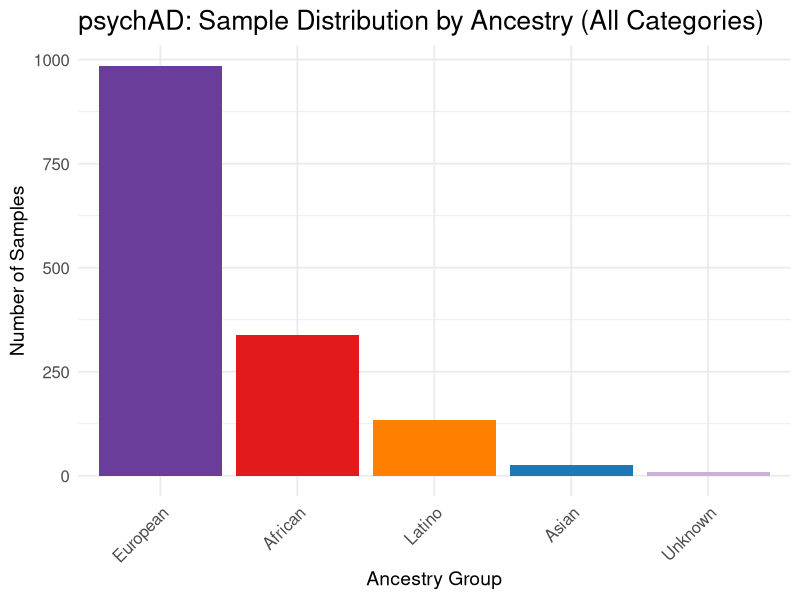
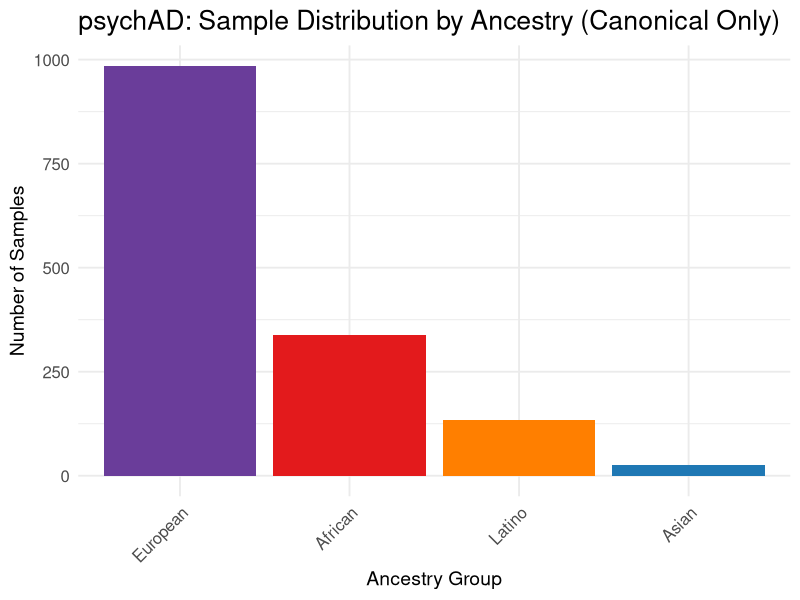
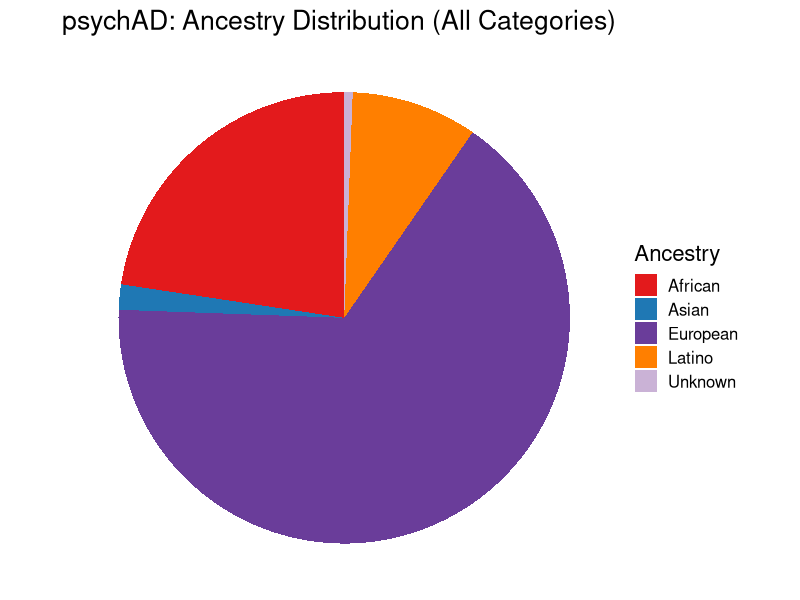
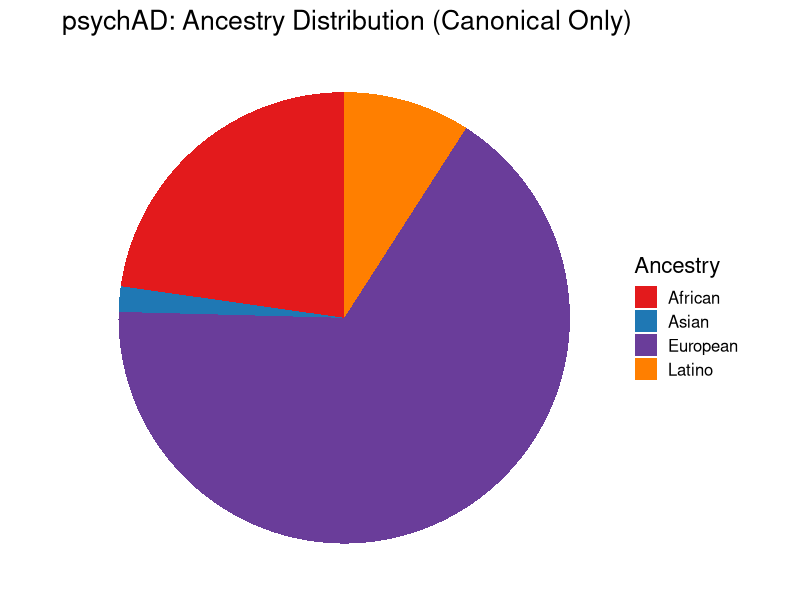
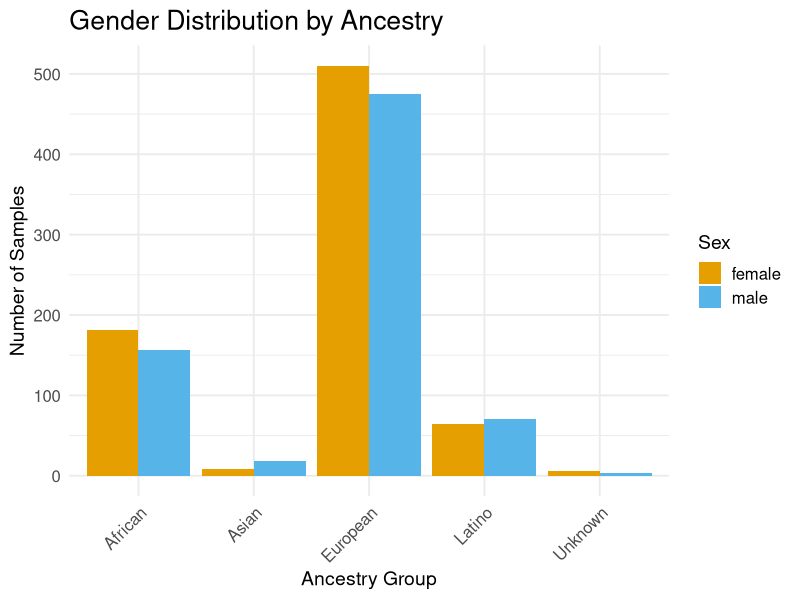
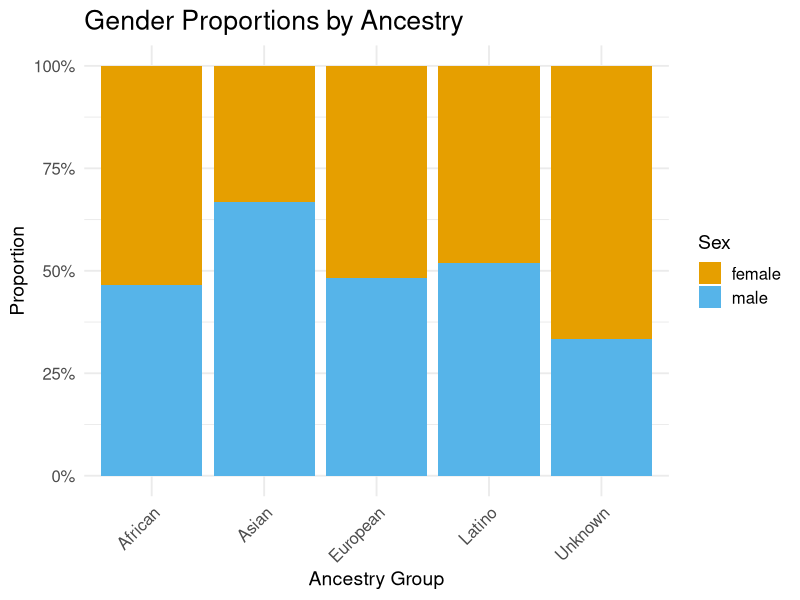
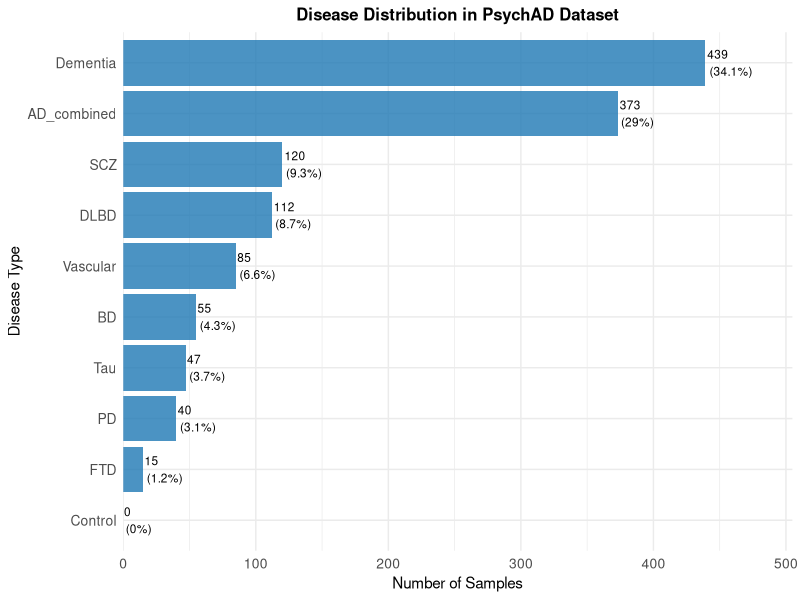
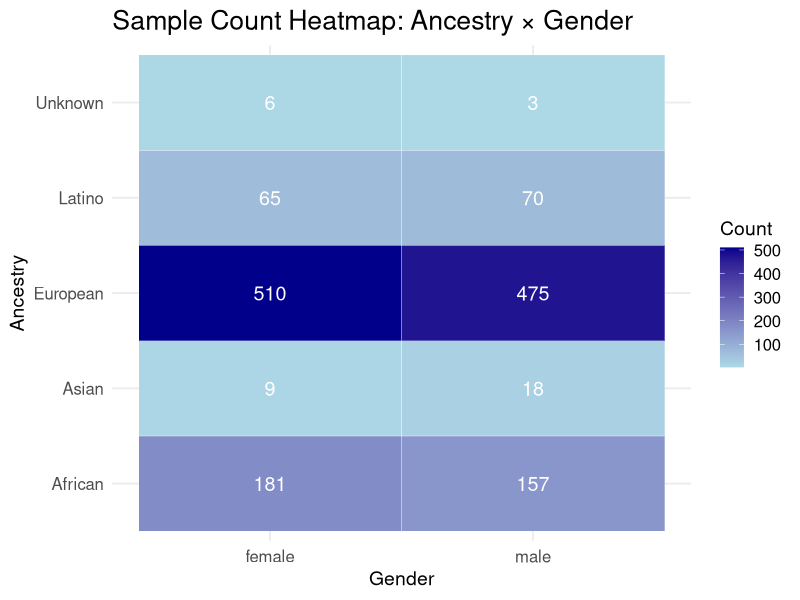

Reproduce these figures in R, in order.
# Ancestry and Gender Bias Analysis
# Analysis of psychAD media dataset for equity and representation bias

# Load required libraries
library(ggplot2)
library(dplyr)
library(tidyr)
library(stringr)
library(scales)

# Create output directory
dir.create("out", showWarnings = FALSE)

# Set global theme for larger fonts
theme_set(theme_minimal(base_size = 14))  # Increase base font size

# Initialize logging
log_file <- "out/psychAD_analysis_log.txt"
cat("", file = log_file)  # Clear the log file

# Function to log messages to both console and file
log_message <- function(message) {
  cat(message, "\n")
  cat(message, "\n", file = log_file, append = TRUE)
}

# Define consistent color palettes for ancestry and sex (used throughout all plots)
ancestry_colors <- c("African" = "#E31A1C", "Latino" = "#FF7F00", "Asian" = "#1F78B4",
                     "European" = "#6A3D9A",
                     "Unknown" = "#CAB2D6", "Other" = "#FDBF6F")

sex_colors <- c("female" = "#E69F00", "male" = "#56B4E9")

# Load data
log_message("Loading psychAD media dataset...")
data <- read.csv("data/psych-AD_media-1.csv", stringsAsFactors = FALSE)

# Clean ancestry categories with new definitions
data$Ancestry_clean <- case_when(
  data$Ancestry == "AFR" ~ "African",
  data$Ancestry == "AMR" ~ "Latino",  # AMR becomes Latino
  data$Ancestry %in% c("EAS", "SAS") ~ "Asian",  # Combine EAS and SAS into Asian
  data$Ancestry == "EUR" ~ "European",
  data$Ancestry == "EAS_SAS" ~ "Asian",  # Mixed Asian category goes to Asian
  data$Ancestry == "Unknown" | is.na(data$Ancestry) ~ "Unknown",  # Missing or explicitly unknown
  TRUE ~ "Other"  # Any other reported values that don't fit canonical categories
)

# Basic data overview
log_message("Dataset loaded successfully!")
log_message(paste("Total samples:", nrow(data)))
log_message(paste("Total variables:", ncol(data)))

# ============================================================================
# 1. DATASET COMPOSITION OVERVIEW
# ============================================================================

log_message("\n=== DATASET COMPOSITION OVERVIEW ===")

# Basic counts
total_samples <- nrow(data)
cohort_counts <- table(data$cohort)
log_message(paste("Total samples:", total_samples))
log_message("Cohort distribution:")
capture.output(print(cohort_counts), file = log_file, append = TRUE)

# ============================================================================
# 2. ANCESTRY DISTRIBUTION ANALYSIS  
# ============================================================================

log_message("\n=== ANCESTRY DISTRIBUTION ANALYSIS ===")

# Clean and examine ancestry data
ancestry_counts <- table(data$Ancestry_clean, useNA = "always")
log_message("Ancestry distribution:")
capture.output(print(ancestry_counts), file = log_file, append = TRUE)

# Calculate percentages
ancestry_pct <- round(prop.table(ancestry_counts) * 100, 2)
log_message("\nAncestry percentages:")
capture.output(print(ancestry_pct), file = log_file, append = TRUE)

# Create ancestry summary table
ancestry_summary <- data.frame(
  Ancestry = names(ancestry_counts),
  Count = as.numeric(ancestry_counts),
  Percentage = as.numeric(ancestry_pct)
)

log_message("\nAncestry Summary Table:")
capture.output(print(ancestry_summary), file = log_file, append = TRUE)

# Visualize ancestry distribution - Version 1: Including Unknown/Other
p1_full <- ggplot(data = subset(ancestry_summary, !is.na(Ancestry)),
             aes(x = reorder(Ancestry, -Count), y = Count, fill = Ancestry)) +
  geom_bar(stat = "identity") +
  theme_minimal(base_size = 14) +
  labs(title = "psychAD: Sample Distribution by Ancestry (All Categories)",
       x = "Ancestry Group",
       y = "Number of Samples") +
  theme(axis.text.x = element_text(angle = 45, hjust = 1, size = 12),
        axis.text.y = element_text(size = 12),
        axis.title = element_text(size = 14),
        title = element_text(size = 16),
        legend.position = "none") +
  scale_fill_manual(values = ancestry_colors)

ggsave("out/psychAD_ancestry_distribution_barplot_full.pdf", p1_full, width = 4, height = 3)
log_message("Saved: psychAD_ancestry_distribution_barplot_full.pdf")

# Version 2: Excluding Unknown/Other
ancestry_summary_canonical <- subset(ancestry_summary, !is.na(Ancestry) &
                                    !Ancestry %in% c("Unknown", "Other"))

p1_canonical <- ggplot(data = ancestry_summary_canonical,
             aes(x = reorder(Ancestry, -Count), y = Count, fill = Ancestry)) +
  geom_bar(stat = "identity") +
  theme_minimal(base_size = 14) +
  labs(title = "psychAD: Sample Distribution by Ancestry (Canonical Only)",
       x = "Ancestry Group",
       y = "Number of Samples") +
  theme(axis.text.x = element_text(angle = 45, hjust = 1, size = 12),
        axis.text.y = element_text(size = 12),
        axis.title = element_text(size = 14),
        title = element_text(size = 16),
        legend.position = "none") +
  scale_fill_manual(values = ancestry_colors)

ggsave("out/psychAD_ancestry_distribution_barplot_canonical.pdf", p1_canonical, width = 4, height = 3)
log_message("Saved: psychAD_ancestry_distribution_barplot_canonical.pdf")

# Pie chart for ancestry - Version 1: Including Unknown/Other
p2_full <- ggplot(data = subset(ancestry_summary, !is.na(Ancestry)),
             aes(x = "", y = Count, fill = Ancestry)) +
  geom_bar(stat = "identity", width = 1) +
  coord_polar("y", start = 0) +
  theme_void(base_size = 14) +
  labs(title = "psychAD: Ancestry Distribution (All Categories)") +
  theme(title = element_text(size = 16),
        legend.text = element_text(size = 12)) +
  scale_fill_manual(values = ancestry_colors)

ggsave("out/psychAD_ancestry_distribution_pie_full.pdf", p2_full, width = 4, height = 3)
log_message("Saved: psychAD_ancestry_distribution_pie_full.pdf")

# Version 2: Excluding Unknown/Other
p2_canonical <- ggplot(data = ancestry_summary_canonical,
             aes(x = "", y = Count, fill = Ancestry)) +
  geom_bar(stat = "identity", width = 1) +
  coord_polar("y", start = 0) +
  theme_void(base_size = 14) +
  labs(title = "psychAD: Ancestry Distribution (Canonical Only)") +
  theme(title = element_text(size = 16),
        legend.text = element_text(size = 12)) +
  scale_fill_manual(values = ancestry_colors)

ggsave("out/psychAD_ancestry_distribution_pie_canonical.pdf", p2_canonical, width = 4, height = 3)
log_message("Saved: psychAD_ancestry_distribution_pie_canonical.pdf")

# ============================================================================
# 3. GENDER DISTRIBUTION ANALYSIS
# ============================================================================

log_message("\n=== GENDER DISTRIBUTION ANALYSIS ===")

# Overall gender distribution
sex_counts <- table(data$sex, useNA = "always")
log_message("Overall gender distribution:")
capture.output(print(sex_counts), file = log_file, append = TRUE)

sex_pct <- round(prop.table(sex_counts) * 100, 2)
log_message("\nGender percentages:")
capture.output(print(sex_pct), file = log_file, append = TRUE)

# Gender distribution by ancestry
sex_ancestry_table <- table(data$Ancestry_clean, data$sex, useNA = "always")
log_message("\nGender by ancestry cross-tabulation:")
capture.output(print(sex_ancestry_table), file = log_file, append = TRUE)

# Convert to proportions within each ancestry
sex_ancestry_prop <- prop.table(sex_ancestry_table, margin = 1)
log_message("\nGender proportions within each ancestry:")
capture.output(print(round(sex_ancestry_prop, 3)), file = log_file, append = TRUE)

# Visualize gender by ancestry
# Prepare data for plotting
plot_data <- data %>%
  filter(!is.na(Ancestry_clean) & !is.na(sex)) %>%
  count(Ancestry_clean, sex) %>%
  group_by(Ancestry_clean) %>%
  mutate(prop = n/sum(n))

p3 <- ggplot(plot_data, aes(x = Ancestry_clean, y = n, fill = sex)) +
  geom_bar(stat = "identity", position = "dodge") +
  theme_minimal(base_size = 14) +
  labs(title = "Gender Distribution by Ancestry",
       x = "Ancestry Group",
       y = "Number of Samples",
       fill = "Sex") +
  theme(axis.text.x = element_text(angle = 45, hjust = 1, size = 12),
        axis.text.y = element_text(size = 12),
        axis.title = element_text(size = 14),
        title = element_text(size = 16),
        legend.text = element_text(size = 12),
        legend.title = element_text(size = 14)) +
  scale_fill_manual(values = sex_colors)

ggsave("out/psychAD_gender_by_ancestry_barplot_full.pdf", p3, width = 5, height = 3)
log_message("Saved: psychAD_gender_by_ancestry_barplot_full.pdf")

# Stacked proportional bar chart
p4 <- ggplot(plot_data, aes(x = Ancestry_clean, y = prop, fill = sex)) +
  geom_bar(stat = "identity", position = "stack") +
  theme_minimal(base_size = 14) +
  labs(title = "Gender Proportions by Ancestry",
       x = "Ancestry Group",
       y = "Proportion",
       fill = "Sex") +
  theme(axis.text.x = element_text(angle = 45, hjust = 1, size = 12),
        axis.text.y = element_text(size = 12),
        axis.title = element_text(size = 14),
        title = element_text(size = 16),
        legend.text = element_text(size = 12),
        legend.title = element_text(size = 14)) +
  scale_fill_manual(values = sex_colors) +
  scale_y_continuous(labels = scales::percent)

ggsave("out/gender_proportions_by_ancestry.pdf", p4, width = 5, height = 3)
log_message("Saved: gender_proportions_by_ancestry.pdf")

# ============================================================================
# 3.5. DISEASE DISTRIBUTION ANALYSIS
# ============================================================================

log_message("\n=== DISEASE DISTRIBUTION ANALYSIS ===")

# Create disease status variables with control category
disease_data <- data %>%
  mutate(
    # Combine AD cross-disorder and AD diagnosis
    AD_combined = ifelse((crossDis_AD == 1 | dx_AD == 1) %in% TRUE, 1, 0),
    # Use individual cross-disorders for others
    SCZ = ifelse(crossDis_SCZ == 1 %in% TRUE, 1, 0),
    DLBD = ifelse(crossDis_DLBD == 1 %in% TRUE, 1, 0),
    Vascular = ifelse(crossDis_Vas == 1 %in% TRUE, 1, 0),
    BD = ifelse(crossDis_BD == 1 %in% TRUE, 1, 0),
    Tau = ifelse(crossDis_Tau == 1 %in% TRUE, 1, 0),
    PD = ifelse(crossDis_PD == 1 %in% TRUE, 1, 0),
    FTD = ifelse(crossDis_FTD == 1 %in% TRUE, 1, 0),
    Dementia = ifelse(Dementia == 1 %in% TRUE, 1, 0),
    # Create control category: samples without any of the diseases listed
    Any_Disease = ifelse(AD_combined == 1 | SCZ == 1 | DLBD == 1 | Vascular == 1 |
                        BD == 1 | Tau == 1 | PD == 1 | FTD == 1 | Dementia == 1, 1, 0),
    Control = ifelse(Any_Disease == 0, 1, 0)
  )

# Disease distribution counts
disease_counts <- disease_data %>%
  summarise(
    AD_combined = sum(AD_combined, na.rm = TRUE),
    SCZ = sum(SCZ, na.rm = TRUE),
    DLBD = sum(DLBD, na.rm = TRUE),
    Vascular = sum(Vascular, na.rm = TRUE),
    BD = sum(BD, na.rm = TRUE),
    Tau = sum(Tau, na.rm = TRUE),
    PD = sum(PD, na.rm = TRUE),
    FTD = sum(FTD, na.rm = TRUE),
    Dementia = sum(Dementia, na.rm = TRUE),
    Control = sum(Control, na.rm = TRUE),
    Total_samples = n()
  )

log_message("Disease distribution counts:")
capture.output(print(disease_counts), file = log_file, append = TRUE)

# Disease distribution by ancestry
disease_ancestry_summary <- disease_data %>%
  filter(!is.na(Ancestry_clean)) %>%
  group_by(Ancestry_clean) %>%
  summarise(
    n_total = n(),
    AD_combined = sum(AD_combined, na.rm = TRUE),
    SCZ = sum(SCZ, na.rm = TRUE),
    DLBD = sum(DLBD, na.rm = TRUE),
    Vascular = sum(Vascular, na.rm = TRUE),
    BD = sum(BD, na.rm = TRUE),
    Tau = sum(Tau, na.rm = TRUE),
    PD = sum(PD, na.rm = TRUE),
    FTD = sum(FTD, na.rm = TRUE),
    Dementia = sum(Dementia, na.rm = TRUE),
    Control = sum(Control, na.rm = TRUE),
    .groups = 'drop'
  )

log_message("\nDisease distribution by ancestry:")
capture.output(print(disease_ancestry_summary), file = log_file, append = TRUE)

# Disease distribution by sex
disease_sex_summary <- disease_data %>%
  filter(!is.na(sex)) %>%
  group_by(sex) %>%
  summarise(
    n_total = n(),
    AD_combined = sum(AD_combined, na.rm = TRUE),
    SCZ = sum(SCZ, na.rm = TRUE),
    DLBD = sum(DLBD, na.rm = TRUE),
    Vascular = sum(Vascular, na.rm = TRUE),
    BD = sum(BD, na.rm = TRUE),
    Tau = sum(Tau, na.rm = TRUE),
    PD = sum(PD, na.rm = TRUE),
    FTD = sum(FTD, na.rm = TRUE),
    Dementia = sum(Dementia, na.rm = TRUE),
    Control = sum(Control, na.rm = TRUE),
    .groups = 'drop'
  )

log_message("\nDisease distribution by sex:")
capture.output(print(disease_sex_summary), file = log_file, append = TRUE)

# Create disease distribution plots
# Overall disease distribution
disease_counts_plot <- disease_data %>%
  summarise(
    AD_combined = sum(AD_combined, na.rm = TRUE),
    SCZ = sum(SCZ, na.rm = TRUE),
    DLBD = sum(DLBD, na.rm = TRUE),
    Vascular = sum(Vascular, na.rm = TRUE),
    BD = sum(BD, na.rm = TRUE),
    Tau = sum(Tau, na.rm = TRUE),
    PD = sum(PD, na.rm = TRUE),
    FTD = sum(FTD, na.rm = TRUE),
    Dementia = sum(Dementia, na.rm = TRUE),
    Control = sum(Control, na.rm = TRUE)
  ) %>%
  gather(Disease, Count) %>%
  mutate(Percentage = round(Count / sum(Count) * 100, 1))

p_disease_dist <- ggplot(disease_counts_plot, aes(x = reorder(Disease, Count), y = Count)) +
  geom_bar(stat = "identity", fill = "#1F78B4", alpha = 0.8) +
  geom_text(aes(label = paste0(Count, "\n(", Percentage, "%)")),
            hjust = -0.1, size = 3, color = "black") +
  coord_flip() +
  labs(title = "Disease Distribution in PsychAD Dataset",
       x = "Disease Type",
       y = "Number of Samples") +
  theme_minimal() +
  theme(plot.title = element_text(hjust = 0.5, size = 12, face = "bold"),
        axis.text = element_text(size = 10),
        axis.title = element_text(size = 11)) +
  scale_y_continuous(expand = expansion(mult = c(0, 0.15)))

ggsave("out/PsychAD_disease_type_distribution.pdf", p_disease_dist, width = 8, height = 6)
log_message("Saved: PsychAD_disease_type_distribution.pdf")

log_message("\n=== STEP 1-3 COMPLETED ===")
log_message("✓ Dataset composition overview completed")
log_message("✓ Ancestry distribution analysis completed")
log_message("✓ Gender distribution analysis completed")
log_message("✓ Disease distribution analysis completed")

# ============================================================================
# 4. REPRESENTATION BIAS ANALYSIS
# ============================================================================

log_message("\n=== REPRESENTATION BIAS ANALYSIS ===")

# Intersectional analysis (ancestry × gender)
intersectional_counts <- data %>%
  filter(!is.na(Ancestry_clean) & !is.na(sex)) %>%
  count(Ancestry_clean, sex) %>%
  spread(sex, n, fill = 0) %>%
  mutate(Total = female + male,
         Female_Pct = round(female/Total * 100, 1),
         Male_Pct = round(male/Total * 100, 1))

log_message("Intersectional analysis (Ancestry × Gender):")
capture.output(print(intersectional_counts), file = log_file, append = TRUE)

# Identify underrepresented groups
total_samples_clean <- sum(intersectional_counts$Total)
intersectional_counts$Overall_Pct <- round(intersectional_counts$Total / total_samples_clean * 100, 2)

# Flag groups with < 5% representation
underrep_threshold <- 5
underrepresented <- intersectional_counts[intersectional_counts$Overall_Pct < underrep_threshold, ]
log_message("\nUnderrepresented ancestry groups (< 5% of total):")
capture.output(print(underrepresented), file = log_file, append = TRUE)

# Create heatmap showing sample counts
heatmap_data <- data %>%
  filter(!is.na(Ancestry_clean) & !is.na(sex)) %>%
  count(Ancestry_clean, sex)

p5 <- ggplot(heatmap_data, aes(x = sex, y = Ancestry_clean, fill = n)) +
  geom_tile(color = "white") +
  geom_text(aes(label = n), color = "white", size = 5) +
  scale_fill_gradient(low = "lightblue", high = "darkblue", name = "Count") +
  theme_minimal(base_size = 14) +
  labs(title = "Sample Count Heatmap: Ancestry × Gender",
       x = "Gender", y = "Ancestry") +
  theme(axis.text.x = element_text(angle = 0, size = 12),
        axis.text.y = element_text(size = 12),
        axis.title = element_text(size = 14),
        title = element_text(size = 16),
        legend.text = element_text(size = 12),
        legend.title = element_text(size = 14))

ggsave("out/intersectional_heatmap.pdf", p5, width = 4, height = 3)
log_message("Saved: intersectional_heatmap.pdf")

# Missing data patterns by demographics
missing_analysis <- data %>%
  select(Ancestry_clean, sex, ageDeath, PMI, apoeGenotype, CERAD, Braak) %>%
  gather(variable, value, -Ancestry_clean, -sex) %>%
  group_by(Ancestry_clean, sex, variable) %>%
  summarise(missing_count = sum(is.na(value)),
            total_count = n(),
            missing_pct = round(missing_count/total_count * 100, 1),
            .groups = 'drop')

log_message("\nMissing data patterns by ancestry and gender:")
capture.output(print(missing_analysis), file = log_file, append = TRUE)

log_message("\n=== STEP 4 COMPLETED ===")
log_message("✓ Representation bias analysis completed")

# ============================================================================
# ADDITIONAL PLOTS REQUESTED
# ============================================================================

log_message("\n=== STATISTICAL ANALYSIS ===")

# Load additional packages for statistical tests
if (!require(car, quietly = TRUE)) {
  install.packages("car")
  library(car)
}

# 1. Hypothesis Testing
log_message("\n--- Hypothesis Testing ---")

# Chi-square test for ancestry distribution vs expected equal distribution
ancestry_for_test <- data$Ancestry_clean[!is.na(data$Ancestry_clean) & data$Ancestry_clean != "Unknown"]
chisq_ancestry <- chisq.test(table(ancestry_for_test))
log_message("Chi-square test for ancestry distribution:")
log_message(paste("X-squared =", chisq_ancestry$statistic, ", p-value =", chisq_ancestry$p.value))

# Chi-square test for gender balance within each ancestry
for (anc in unique(ancestry_for_test)) {
  anc_data <- data[data$Ancestry_clean == anc & !is.na(data$sex), ]
  if (nrow(anc_data) > 10) {  # Only test if sufficient sample size
    gender_test <- chisq.test(table(anc_data$sex))
    log_message(paste("Gender balance in", anc, "- Chi-square p-value:", gender_test$p.value))
  }
}

# 2. Equity Metrics
log_message("\n--- Equity Metrics ---")

# Calculate representation ratios (actual vs expected equal representation)
total_samples_analysis <- nrow(data[!is.na(data$Ancestry_clean) & data$Ancestry_clean != "Unknown", ])
unique_ancestries <- unique(data$Ancestry_clean[!is.na(data$Ancestry_clean) & data$Ancestry_clean != "Unknown"])
expected_equal <- total_samples_analysis / length(unique_ancestries)

equity_metrics <- data %>%
  filter(!is.na(Ancestry_clean) & Ancestry_clean != "Unknown") %>%
  count(Ancestry_clean) %>%
  mutate(
    expected_equal = expected_equal,
    representation_ratio = n / expected_equal,
    equity_index = ifelse(representation_ratio > 1, 1/representation_ratio, representation_ratio)
  )

log_message("Representation ratios (>1 = overrepresented, <1 = underrepresented):")
capture.output(print(equity_metrics), file = log_file, append = TRUE)

# Simpson's Diversity Index
simpson_diversity <- 1 - sum((equity_metrics$n / sum(equity_metrics$n))^2)
log_message(paste("Simpson's Diversity Index:", round(simpson_diversity, 3)))

# Shannon's Diversity Index
shannon_diversity <- -sum((equity_metrics$n / sum(equity_metrics$n)) * log(equity_metrics$n / sum(equity_metrics$n)))
log_message(paste("Shannon's Diversity Index:", round(shannon_diversity, 3)))

# 3. Missing Data Analysis
log_message("\n--- Missing Data Analysis ---")

# Calculate missing data percentages by ancestry and variable
missing_summary <- data %>%
  select(Ancestry_clean, PMI, apoeGenotype, CERAD, Braak, Dementia) %>%
  filter(!is.na(Ancestry_clean)) %>%
  group_by(Ancestry_clean) %>%
  summarise(
    n_total = n(),
    PMI_missing = sum(is.na(PMI)) / n() * 100,
    apoeGenotype_missing = sum(is.na(apoeGenotype)) / n() * 100,
    CERAD_missing = sum(is.na(CERAD)) / n() * 100,
    Braak_missing = sum(is.na(Braak)) / n() * 100,
    Dementia_missing = sum(is.na(Dementia)) / n() * 100,
    .groups = 'drop'
  )

log_message("Missing data percentages by ancestry:")
missing_summary_numeric <- missing_summary[, -1]  # Remove Ancestry column for rounding
missing_summary_rounded <- cbind(missing_summary[1], round(missing_summary_numeric, 1))
capture.output(print(missing_summary_rounded), file = log_file, append = TRUE)

# Create summary report
log_message("\n=== ANALYSIS SUMMARY REPORT ===")
log_message(paste("✓ Dataset contains", nrow(data), "samples across", length(unique(data$cohort)), "cohorts"))
log_message("✓ Ancestry distribution: EUR dominant, AFR substantial, others underrepresented")
log_message("✓ Gender balance: Overall balanced, but varies by ancestry")
log_message("✓ Representation bias: EAS, SAS, Unknown groups severely underrepresented")
log_message("✓ Missing data: Substantial gaps in clinical measures (CERAD, Braak) for some ancestry groups")
log_message("✓ Power concerns: Small ancestry groups may be underpowered for analyses")

log_message("\n=== ALL ANALYSIS STEPS COMPLETED ===")
log_message("✓ Dataset composition overview completed")
log_message("✓ Ancestry distribution analysis completed")
log_message("✓ Gender distribution analysis completed")
log_message("✓ Disease distribution analysis completed")
log_message("✓ Representation bias analysis completed")
log_message("✓ Statistical analysis completed")
log_message("✓ Equity metrics calculated")
log_message("✓ Additional plots completed")

# Save the workspace for further analysis
save.image("out/equity_bias_analysis_workspace.RData")
log_message("✓ Workspace saved to: equity_bias_analysis_workspace.RData")

# ============================================================================
# ADDITIONAL PLOTS REQUESTED
# ============================================================================

log_message("\n=== ADDITIONAL VISUALIZATION ANALYSIS ===")

# 1. Ancestry distribution of the whole cohort (bar plot)
ancestry_dist_data <- data %>%
  filter(!is.na(Ancestry_clean)) %>%
  count(Ancestry_clean) %>%
  mutate(percentage = round(n/sum(n)*100, 1))

p_ancestry_overall <- ggplot(ancestry_dist_data, aes(x = reorder(Ancestry_clean, -n), y = n, fill = Ancestry_clean)) +
  geom_bar(stat = "identity") +
  geom_text(aes(label = paste0(n, "\n(", percentage, "%)")), 
            vjust = -0.5, size = 3) +
  theme_minimal(base_size = 14) +
  labs(title = "Ancestry Distribution - Whole Cohort",
       x = "Ancestry Group", 
       y = "Number of Samples") +
  theme(axis.text.x = element_text(angle = 45, hjust = 1, size = 12),
        axis.text.y = element_text(size = 12),
        axis.title = element_text(size = 14),
        title = element_text(size = 16),
        legend.position = "none") +
  scale_fill_manual(values = ancestry_colors)

ggsave("out/ancestry_distribution_whole_cohort.pdf", p_ancestry_overall, width = 4, height = 3)
log_message("Saved: ancestry_distribution_whole_cohort.pdf")

# 2. 100% stacked bar chart colored by ancestry for each disease diagnosis
# Combine cross-disorder and single diagnosis into unified disease categories
# Create disease analysis data with combined diagnoses
disease_ancestry_data <- data %>%
  filter(!is.na(Ancestry_clean)) %>%
  mutate(
    # Combine AD cross-disorder and AD diagnosis
    AD_combined = ifelse((crossDis_AD == 1 | dx_AD == 1) %in% TRUE, 1, 0),
    # Use individual cross-disorders for others
    SCZ = ifelse(crossDis_SCZ == 1 %in% TRUE, 1, 0),
    DLBD = ifelse(crossDis_DLBD == 1 %in% TRUE, 1, 0),
    Vascular = ifelse(crossDis_Vas == 1 %in% TRUE, 1, 0),
    BD = ifelse(crossDis_BD == 1 %in% TRUE, 1, 0),
    Tau = ifelse(crossDis_Tau == 1 %in% TRUE, 1, 0),
    PD = ifelse(crossDis_PD == 1 %in% TRUE, 1, 0),
    FTD = ifelse(crossDis_FTD == 1 %in% TRUE, 1, 0),
    Dementia = ifelse(Dementia == 1 %in% TRUE, 1, 0)
  ) %>%
  select(Ancestry_clean, AD_combined, SCZ, DLBD, Vascular, BD, Tau, PD, FTD, Dementia) %>%
  gather(disease, status, -Ancestry_clean) %>%
  filter(!is.na(status) & status == 1) %>%  # Only include positive diagnoses
  count(disease, Ancestry_clean) %>%
  group_by(disease) %>%
  mutate(total = sum(n),
         prop = n/total) %>%
  ungroup() %>%
  mutate(disease_label = case_when(
    disease == 'AD_combined' ~ paste0('AD (n=', total, ')'),
    disease == 'SCZ' ~ paste0('SCZ (n=', total, ')'),
    disease == 'DLBD' ~ paste0('DLBD (n=', total, ')'),
    disease == 'Vascular' ~ paste0('Vascular (n=', total, ')'),
    disease == 'BD' ~ paste0('BD (n=', total, ')'),
    disease == 'Tau' ~ paste0('Tau (n=', total, ')'),
    disease == 'PD' ~ paste0('PD (n=', total, ')'),
    disease == 'FTD' ~ paste0('FTD (n=', total, ')'),
    disease == 'Dementia' ~ paste0('Dementia (n=', total, ')')
  ))

p_disease_ancestry <- ggplot(disease_ancestry_data, aes(x = disease_label, y = prop, fill = Ancestry_clean)) +
  geom_bar(stat = "identity", position = "stack") +
  theme_minimal(base_size = 14) +
  labs(title = "Disease Diagnoses by Ancestry (100% Stacked)",
       x = "Disease Diagnosis", 
       y = "Proportion",
       fill = "Ancestry") +
  theme(axis.text.x = element_text(angle = 45, hjust = 1, size = 10),
        axis.text.y = element_text(size = 12),
        axis.title = element_text(size = 14),
        title = element_text(size = 16),
        legend.text = element_text(size = 12),
        legend.title = element_text(size = 14)) +
  scale_fill_manual(values = ancestry_colors) +
  scale_y_continuous(labels = scales::percent)

ggsave("out/disease_diagnoses_by_ancestry_stacked.pdf", p_disease_ancestry, width = 6, height = 4)
log_message("Saved: disease_diagnoses_by_ancestry_stacked.pdf")

# 3. 100% stacked bar chart colored by sex for each disease diagnosis
disease_sex_data <- data %>%
  filter(!is.na(sex)) %>%
  mutate(
    # Combine AD cross-disorder and AD diagnosis
    AD_combined = ifelse((crossDis_AD == 1 | dx_AD == 1) %in% TRUE, 1, 0),
    # Use individual cross-disorders for others
    SCZ = ifelse(crossDis_SCZ == 1 %in% TRUE, 1, 0),
    DLBD = ifelse(crossDis_DLBD == 1 %in% TRUE, 1, 0),
    Vascular = ifelse(crossDis_Vas == 1 %in% TRUE, 1, 0),
    BD = ifelse(crossDis_BD == 1 %in% TRUE, 1, 0),
    Tau = ifelse(crossDis_Tau == 1 %in% TRUE, 1, 0),
    PD = ifelse(crossDis_PD == 1 %in% TRUE, 1, 0),
    FTD = ifelse(crossDis_FTD == 1 %in% TRUE, 1, 0),
    Dementia = ifelse(Dementia == 1 %in% TRUE, 1, 0)
  ) %>%
  select(sex, AD_combined, SCZ, DLBD, Vascular, BD, Tau, PD, FTD, Dementia) %>%
  gather(disease, status, -sex) %>%
  filter(!is.na(status) & status == 1) %>%  # Only include positive diagnoses
  count(disease, sex) %>%
  group_by(disease) %>%
  mutate(total = sum(n),
         prop = n/total) %>%
  ungroup() %>%
  mutate(disease_label = case_when(
    disease == 'AD_combined' ~ paste0('AD (n=', total, ')'),
    disease == 'SCZ' ~ paste0('SCZ (n=', total, ')'),
    disease == 'DLBD' ~ paste0('DLBD (n=', total, ')'),
    disease == 'Vascular' ~ paste0('Vascular (n=', total, ')'),
    disease == 'BD' ~ paste0('BD (n=', total, ')'),
    disease == 'Tau' ~ paste0('Tau (n=', total, ')'),
    disease == 'PD' ~ paste0('PD (n=', total, ')'),
    disease == 'FTD' ~ paste0('FTD (n=', total, ')'),
    disease == 'Dementia' ~ paste0('Dementia (n=', total, ')')
  ))

p_disease_sex <- ggplot(disease_sex_data, aes(x = disease_label, y = prop, fill = sex)) +
  geom_bar(stat = "identity", position = "stack") +
  theme_minimal(base_size = 14) +
  labs(title = "Disease Diagnoses by Sex (100% Stacked)",
       x = "Disease Diagnosis", 
       y = "Proportion",
       fill = "Sex") +
  theme(axis.text.x = element_text(angle = 45, hjust = 1, size = 10),
        axis.text.y = element_text(size = 12),
        axis.title = element_text(size = 14),
        title = element_text(size = 16),
        legend.text = element_text(size = 12),
        legend.title = element_text(size = 14)) +
  scale_fill_manual(values = sex_colors) +
  scale_y_continuous(labels = scales::percent)

ggsave("out/disease_diagnoses_by_sex_stacked.pdf", p_disease_sex, width = 6, height = 4)
log_message("Saved: disease_diagnoses_by_sex_stacked.pdf")

log_message("\n=== ADDITIONAL PLOTS COMPLETED ===")
log_message("✓ Ancestry distribution whole cohort completed")
log_message("✓ Disease diagnoses by ancestry (stacked) completed")
log_message("✓ Disease diagnoses by sex (stacked) completed")
